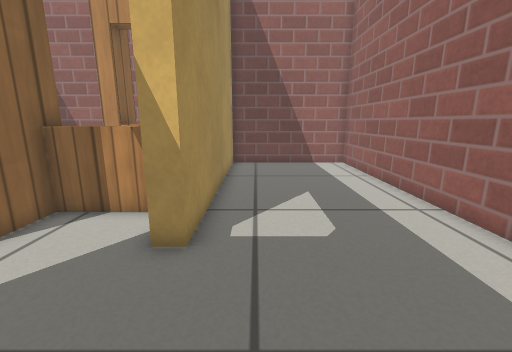
View 1 (above)

16 first-person views from a walk through a world built for the Gazebo simulator. The camera is 0.53 m above the floor, tilts 12° down and sees 90° across. The floor is counted in squares, 0.2 m on a side. Each view is taken from the middle of a square. On the plan, view 1 faces up. The plan holds only what a view shows up to about 18 squares ahead; the rest is blank. Gazebo's built-in surfaces are drawn with simple patterns.

View 2
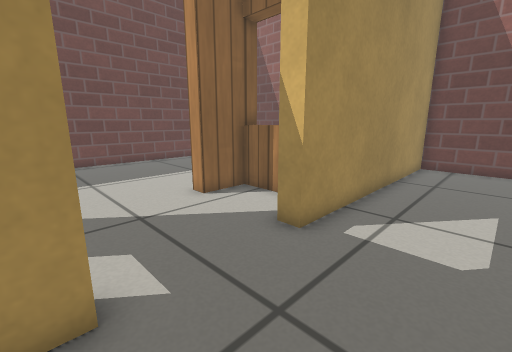

View 3
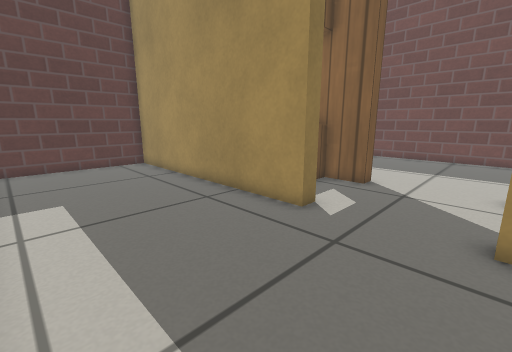

View 4
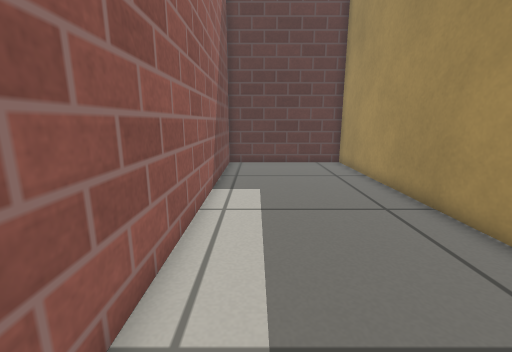

View 5
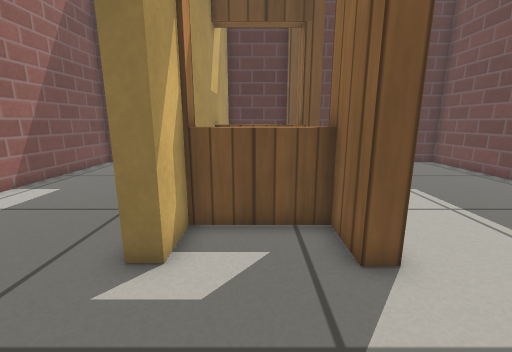

View 6
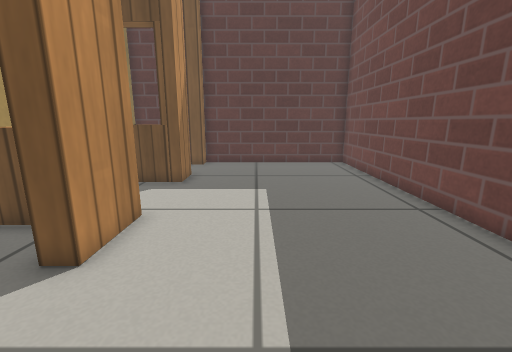

View 7
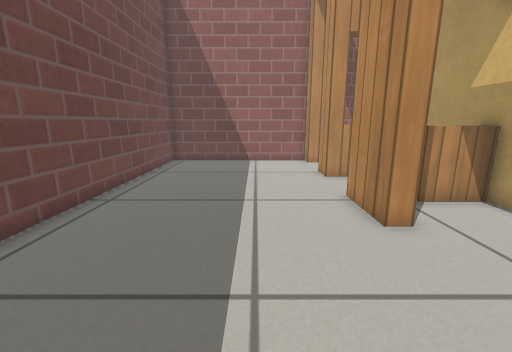

View 8
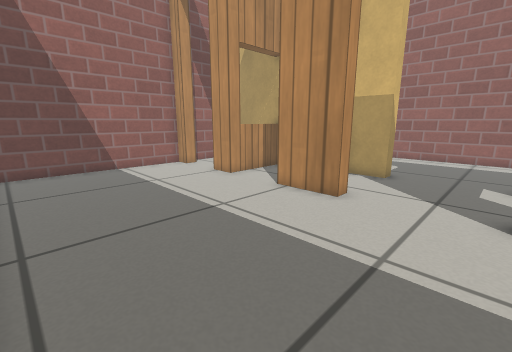

View 9
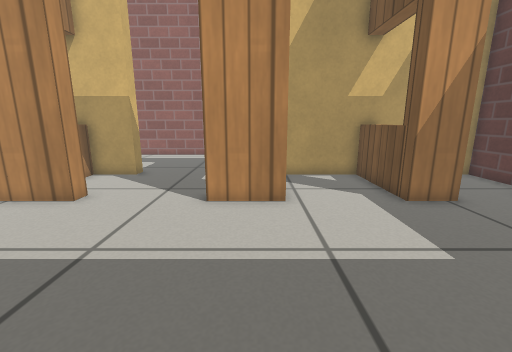

View 10
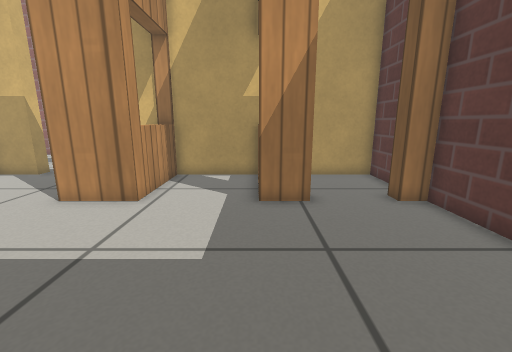

View 11
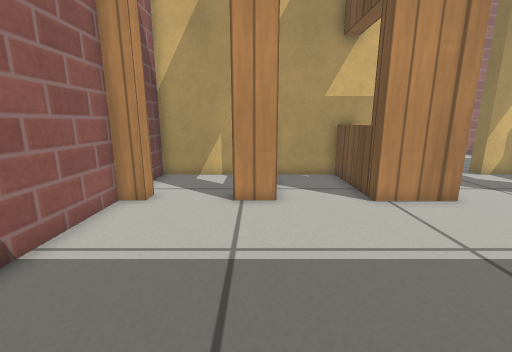

View 12
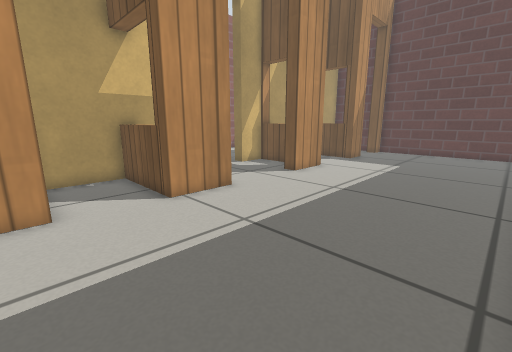

View 13
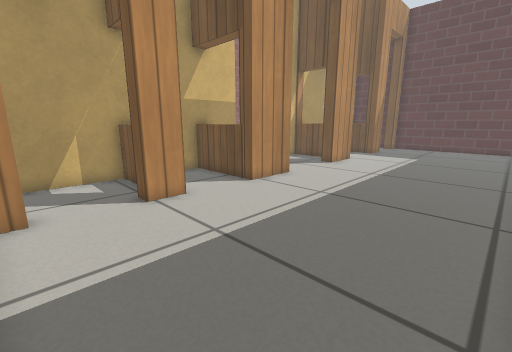

View 14
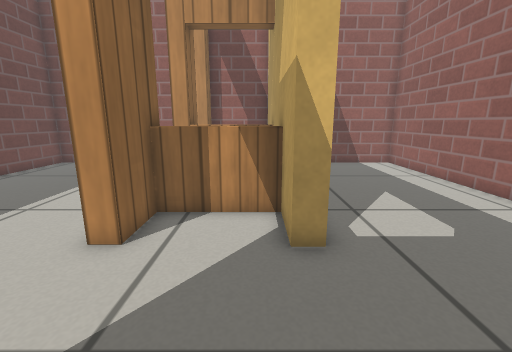

View 15
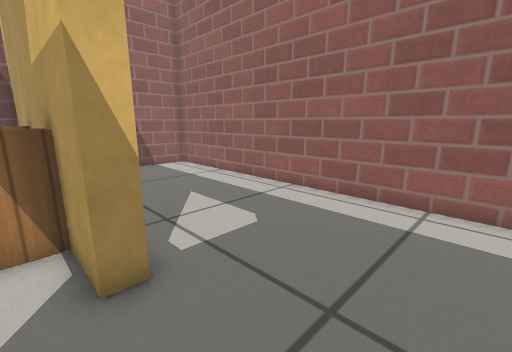

View 16
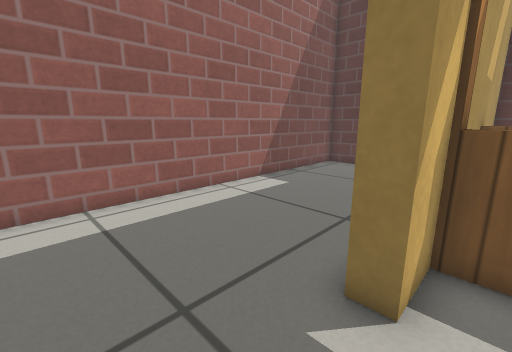

### Floor plan
Ten units are one square. View 1 is at (0, 0); x grows to the right and y downward. Boxes are objects, and circles mark ways between rooms. Rooms are numbered by the first view taken in them; rooms with no view inside come last. Other rooms are left out.
<svg viewBox="-163 -172 226 295">
<path fill="none" stroke="#000" d="M-15 -6 -15 118 58 118 58 -167 -15 -167 -15 -51M-23 -51 -23 -76M-59 -6 -59 20M-23 14 -23 -6M-60 13 -23 13M-59 -80 -59 -51M-21 -72 -60 -72M-59 -51 -67 -51 -67 -80 -22 -80M-23 -76 -23 -115M-23 20 -67 20 -67 -6 -59 -6M-67 79 -67 61 -22 61M-23 -113 -67 -113 -67 -128 -59 -128M-23 66 -23 14M-59 -158 -67 -158 -67 -167 -158 -167 -158 118 -67 118 -67 108M-59 -128 -59 -113M-23 -115 -23 -167 -59 -167 -59 -158M-39 -120 -23 -120M-59 108 -59 118 -23 118 -23 66M-59 60 -59 79"/>
<circle cx="-20" cy="-30" r="3" fill="#2a7"/>
<circle cx="-64" cy="-30" r="3" fill="#2a7"/>
<circle cx="-60" cy="-140" r="3" fill="#2a7"/>
<circle cx="-64" cy="92" r="3" fill="#2a7"/>
<text x="20" y="-30">1</text>
<text x="-40" y="-30">2</text>
<text x="-110" y="-30">3</text>
<text x="-40" y="-150">4</text>
<text x="-40" y="90">5</text>
</svg>
Room 1 opens to room 2. Room 2 opens to room 3. Room 3 opens to room 4. Room 3 opens to room 5.

Where each view was taken, in squares from view 1:
view 1: 0 up, 0 right, facing up
view 2: 0 up, 2 right, facing up-left
view 3: 5 up, 5 right, facing down-left
view 4: 5 up, 4 right, facing down
view 5: 5 up, 4 left, facing down
view 6: 5 up, 10 left, facing down
view 7: 1 down, 10 left, facing up
view 8: 1 up, 15 left, facing up-right
view 9: 1 down, 15 left, facing right
view 10: 6 down, 15 left, facing right
view 11: 12 up, 15 left, facing right
view 12: 12 up, 15 left, facing down-right
view 13: 16 up, 15 left, facing down-right
view 14: 0 up, 3 left, facing up
view 15: 1 up, 3 left, facing up-right
view 16: 4 up, 3 left, facing down-right
